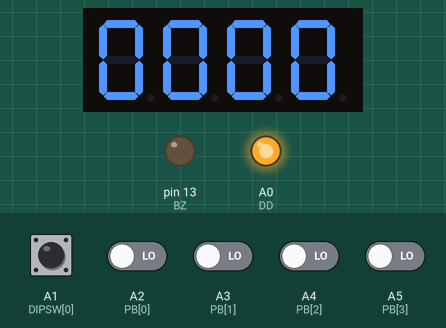
Recording of a sketch running on a simulated Arduino Uno, built with avr-gcc and run on an emulated ATmega328P. Shown: 4-digit seven-segment display, output pins drawn as LEDs (lit = HIGH). Wiring (inferred from the names in the program): 4-digit 7-segment display, segments lit when LOW: segments pin 6, pin 7, pin 8, pin 9, pin 10, pin 11, pin 12; digit selects pin 2, pin 3, pin 4, pin 5. Dashed ring = blinking. The inputs (shaded band) are chosen by the test bench; at power-on: A1 (DIPSW[0]), A2 (PB[0]), A3 (PB[1]), A4 (PB[2]), A5 (PB[3]) LOW. The segment pins are drawn as the display they are named for; pins used as bus, display or sensor lines are not drawn.

Above: at 0.6 s.
At 1.2 s:
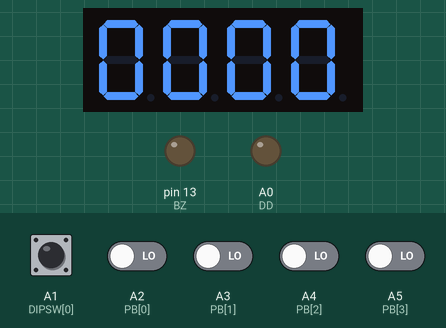
1.3 s: A1 (DIPSW[0]) pulled HIGH for 3.2 s
At 4.9 s:
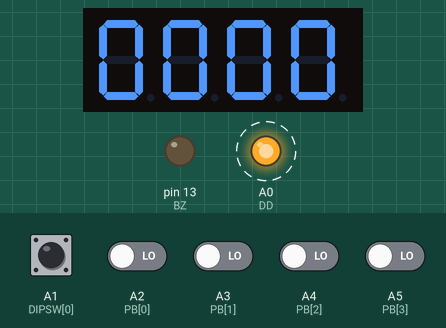
Timing chart, 0 to 12.0 s (numbered marks = the images above; inputs shaded):
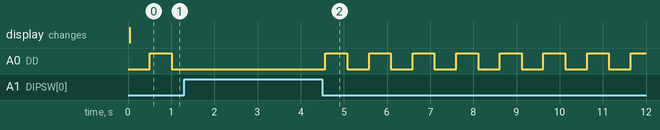

The sketch:

hw02_1.ino
```cpp
/*
Coded by Jheng-Hong Wang (2018)
E-mail : workspace2110@gmail.com
Description:
    題目： 數位時鐘(基本版)
    接腳:
        P11B(1~4)   : 分別接微控板的 2 、3 、4 、5 腳
        P11A(a~g)   : 分別接微控板的 6 、7 、8 、9 、10 、11 、12 腳
        P14         : 接微控板的 13 腳
        DD          : 接微控板的 A0 腳
        P5-1        : 接微控板的 A1 腳
        P6-5~P6-8   : 分別接微控板的 A2 、A3 、A4 、A5 腳
        P6-1        : 接GND(低態動作)
    功能:
        (1)具有調整時、分的功能
        (2)每隔5分鐘從蜂鳴器發出聲音
        (3)每小時發出一段簡短音樂報時
*/

// Include library(s):
#include "Clock.h" //My library : 處理時鐘運作作業(詳情請看header檔)
//--------------------------------------------

// Declare variables:

// Output pins:
const int scan[] = {2, 3, 4, 5};                // 宣告掃描信號接腳
const int SEG[] = {6, 7, 8, 9, 10, 11, 12};     // 宣告顯示信號接腳(g~a)
const int BZ = 13;                              // 宣告蜂鳴器接腳
const int DD = A0;                              // 宣告閃秒LED接腳(":")
// ===========================================

// Input pins
const int DIPSW[] = {A1};                       // 宣告指撥開關接腳
const int PB[] = {A2, A3, A4, A5};              // 宣告按鍵接腳
// ===========================================

// Data:
Clock* clock;   // 宣告時鐘物件
// ===========================================

//--------------------------------------------


// Initializing system
void setup(){
    clock = new Clock(SEG, scan, PB, 4, DIPSW, 1, BZ, DD);  //Instance clock
}
//--------------------------------------------

// Main function
void loop(){
    clock->runWork();// run clock
}
//--------------------------------------------
```

Clock.cpp
```cpp
#include "Clock.h"
using namespace std;

// Constructor: input(SEG pins(a~g), scanner pins, PB pins, DIPSW pins, and buzzer pin)
Clock::Clock(const int* SEG, const int* scan, const int* PB, int PB_length, const int* DIPSW, int DIPSW_length, const int buzzer, const int DD){
    FDSS = new FourDigitSevenSegment(SEG, scan);    //Instance FDSS

    this->PB = new int[ PB_length ];        // Instance PB array
    this->DIPSW = new int[ DIPSW_length ];  // Instance DIPSW array

    // Setting pins:
    set_PB_pins(PB, PB_length );
    set_DIPSW_pins(DIPSW, DIPSW_length );
    set_Buzzer_pin(buzzer);
    set_DD_pin(DD);
    // ===========================================
}
//--------------------------------------------

// Deconstructor
Clock::~Clock(){

}
//--------------------------------------------

// Setting DIP switch pins
void Clock::set_DIPSW_pins(const int* pins, int length){
    for(int i=0; i<length; ++i){
        DIPSW[i] = pins[i];
    }

    setupDIPSW();
}
//--------------------------------------------

// Setting PB pins
void Clock::set_PB_pins(const int* pins, int length){
    for(int i=0; i<length; ++i){
        PB[i] = pins[i];
    }

    setupPB();
}
//--------------------------------------------

// Setting Buzzer pins
void Clock::set_Buzzer_pin(const int pin){
    BZ = pin;

    setupBuzzer();
}
//--------------------------------------------

// Setting DD pins
void Clock::set_DD_pin(const int pin){
    DD = pin;

    setupDD();
}
//--------------------------------------------

// 調整模式
void Clock::adjustment(){
    while(phase0){
        seconds = 0;     // 秒數歸零
        digitalWrite(DD, false); // 閃秒固定亮著

        // 時遞增調整(按鍵為低態動作)
        if(!digitalRead(PB[0])){    // 若PB[0]被按下(時遞增)
            add_hour(disp);
        }

        // 時遞減調整(按鍵為低態動作)
        if(!digitalRead(PB[1])){    // 若PB[1]被按下(時遞減)
            subtract_hour(disp);
        }

        // 分遞增調整(按鍵為低態動作)
        if(!digitalRead(PB[2])){    // 若PB[2]被按下(分遞增)
            add_minute(disp);
        }

        // 分遞減調整(按鍵為低態動作)
        if(!digitalRead(PB[3])){    // 若PB[3]被按下(分遞減)
            subtract_minute(disp);
        }

        FDSS->scanner(25, disp);    // 連續掃描25週(100ms，每秒約10次)

        DIP_swtich();   // 讀取指撥開關
    }
}
//--------------------------------------------

// 計時模式
void Clock::timing(){
    while(!phase0){
        FDSS->scanner(2, disp); // 連續掃描2週(8ms)
        x1 = millis();          // 查詢時間
        x2=x1-x0;               // 計算時間差

        if(x2>=500){    // 0.5秒時間差
            x0=x1;      // 記錄時間

            // 切換閃秒:
            sec=!sec;
            digitalWrite(DD, sec);
            // - - - - - - - - - - - - - - - - - - - - - -

            // 處理時間
            if(sec){
                if(++seconds>=60){      // 秒數加1
                    seconds-=60;        // 若秒數滿60則歸零
                    if(disp[0]==9){     // 若分之個位數滿9
                        disp[0]=0;      // 則分之個位數歸零

                        if(disp[1]==5){ // 若分之十位數滿5
                            disp[1]=0;  // 則分之十位數歸零

                            add_hour(disp);     // Add one hour

                            digitalWrite(DD, 1);    // 閃秒固定暗著
                            FDSS->closeAll();       // 連續掃描2週(8ms)

                            seconds+=music.LittleStar(BZ);  // Play Music: Little Star and fix delay time
                        }else{
                            ++disp[1];  //否則分之十位數加1
                        }

                    }else{
                        ++disp[0];      //否則分之個位數加1
                    }

                    if(disp[0]==0 || disp[0]==5){   // 如果分能被五整除
                        seconds += beep(BZ, 2);     // 叫兩聲且修正時間
                    }

                }
            }

        }

        DIP_swtich();   // 讀取指撥開關
    }
}
//--------------------------------------------

// 讀取指撥開關
void Clock::DIP_swtich(){
    if(digitalRead(DIPSW[0])){ // 讀取指撥開關true：調整模式
        phase0 = true;
    }else{                  // false：計時模式
        phase0 = false;
    }
}
//--------------------------------------------

// Run
void Clock::runWork(){
    DIP_swtich();   // 讀取指撥開關
    adjustment();   // 調整模式
    timing();       // 計時模式
}
// - - - - - - - - - - - - - - - - - - - - - -

// Add one hour
void Clock::add_hour(int* m_time/*m_time: time array*/){
    if(m_time[3]==2 && m_time[2]==3){   // 若已23時
        m_time[3]=0;                    // 時之十位數歸零
        m_time[2]=0;                    // 時之個位數歸零
    }else if(m_time[2]==9){             // 若時之個位數等於9
        m_time[2]=0;                    // 時之個位數歸零
        ++m_time[3];                    // 時之十位數遞增(進位)
    }else{
        ++m_time[2];                    // 否則時之個位數遞增
    }
}
//--------------------------------------------

// Subtract one hour
void Clock::subtract_hour(int* m_time/*m_time: time array*/){
    if(m_time[3]==0 && m_time[2]==0){   // 若已00時
        m_time[3]=2;                    // 時之十位數調整為2
        m_time[2]=3;                    // 時之個位數調整為3
    }else if(m_time[2]==0){             // 若時之個位數等於0
        m_time[2]=9;                    // 時之個位調整為9
        --m_time[3];                    // 時之十位數遞減(借位)
    }else{
        --m_time[2];                    // 否則時之個位數遞減
    }
}
//--------------------------------------------

// Add one minute
void Clock::add_minute(int* m_time/*m_time: time array*/){
    if(m_time[1]==5 && m_time[0]==9){   // 若已59分
        m_time[1]=0;                    // 分之十位數歸零
        m_time[0]=0;                    // 分之個位數歸零
    }else if(m_time[0]==9){             // 若分之個位數等於9
        m_time[0]=0;                    // 分之個位數歸零
        ++m_time[1];                    // 分之十位數遞增(進位)
    }else{
        ++m_time[0];                    // 否則分之個位數遞增
    }
}
//--------------------------------------------

// Subtract one minute
void Clock::subtract_minute(int* m_time/*m_time: time array*/){
    if(m_time[1]==0 && m_time[0]==0){   // 若已00分
        m_time[1]=5;                    // 分之十位數調整為5
        m_time[0]=9;                    // 分之個位數調整為9
    }else if(m_time[0]==0){             // 若分之個位數等於0
        m_time[0]=9;                    // 分之個位調整為9
        --m_time[1];                    // 分之十位數遞減(借位)
    }else{
        --m_time[0];                    // 否則分之個位數遞減
    }
}
//--------------------------------------------

// beep beep counts times
double Clock::beep(int pin, int counts){
    double delayTime = 0;
    for(int i=0; i<counts; ++i){    // 執行counts次
        tone(pin, 1000, 100);       // 發聲(1kHz,0.1秒)
        delay(100);                 // 靜音(0.1秒)
        delayTime += 0.2;
    }

    return delayTime;
}
//--------------------------------------------

// Setup all PB
void Clock::setupPB(){
    for(int i=0; i<(sizeof(PB)/sizeof(PB[0])); ++i){
        pinMode(PB[i], INPUT);
    }
}
//--------------------------------------------

// Setup all dip switch
void Clock::setupDIPSW(){
    for(int i=0; i<(sizeof(DIPSW)/DIPSW[0]); ++i){
        pinMode(DIPSW[i], INPUT);
    }
}
//--------------------------------------------

// Setup buzzer
void Clock::setupBuzzer(){
    pinMode(BZ, OUTPUT);
}
//--------------------------------------------

// Setup DD
void Clock::setupDD(){
    pinMode(DD, OUTPUT);
}
//--------------------------------------------
```

Clock.h
```cpp
/*
Coded by Jheng-Hong Wang (2018)
E-mail : workspace2110@gmail.com
Description:
    處理時鐘的運行及邏輯
*/
#ifndef CLOCK_H
#define CLOCK_H

// include librarys:
#include "Arduino.h"                // Ardruino base library
#include "FourDigitSevenSegment.h"  // My Library : 處理四段七節顯示器的部分作業(詳情請看header檔)
#include "MyMusic.h"                // My Library : 處理音樂的部分作業(詳情請看header檔)
//--------------------------------------------
using namespace std;

class Clock{
public:
    // Constructor: input(SEG pins(a~g), scanner pins, PB pins, DIPSW pins, and buzzer pin)
    Clock(const int* SEG, const int* scan, const int* PB, int PB_length, const int* DIPSW, int DIPSW_length, const int buzzer, const int DD);
    // ===========================================

    // Deconstructor
    ~Clock();
    // ===========================================

    // Functions:

    // Setting Functions:

    // Setting DIP switch pins
    void set_DIPSW_pins(const int* pins, int length);

    // Setting PB pins
    void set_PB_pins(const int* pins, int length);

    // Setting Buzzer pins
    void set_Buzzer_pin(const int pin);

    // Setting DD pins
    void set_DD_pin(const int pin);
    // - - - - - - - - - - - - - - - - - - - - - -

    // Clock work Functions:

    // 調整模式
    void adjustment();

    // 計時模式
    void timing();
    // - - - - - - - - - - - - - - - - - - - - - -

    // The others functions:

    // beep beep counts times
    double beep(int pin, int counts);

    // 讀取指撥開關
    void DIP_swtich();
    // - - - - - - - - - - - - - - - - - - - - - -

    // Run
    void runWork();
    // - - - - - - - - - - - - - - - - - - - - - -

    // ===========================================
private:
    // Functions:

    // Time work Functions:

    // Add one hour
    void add_hour(int* m_time/*m_time: time array*/);

    // Subtract one hour
    void subtract_hour(int* m_time/*m_time: time array*/);

    // Add one minute
    void add_minute(int* m_time/*m_time: time array*/);

    // Subtract one minute
    void subtract_minute(int* m_time/*m_time: time array*/);
    // - - - - - - - - - - - - - - - - - - - - - -

    // Setup functions:

    // Setup all PB
    void setupPB();

    // Setup all dip switch
    void setupDIPSW();

    // Setup buzzer
    void setupBuzzer();

    // Setup DD
    void setupDD();
    // - - - - - - - - - - - - - - - - - - - - - -

    // ===========================================

    // Pins:
    int BZ;     // 宣告蜂鳴器接腳
    int DD;     // 閃秒LED接腳(":")
    int* PB;    // 按鍵接腳
    int* DIPSW; // 指撥開關接腳
    // ===========================================

    // Data:
    FourDigitSevenSegment* FDSS;    // 四段七節顯示器處理物件
    MyMusic music;                  // 音樂處理物件
    int disp[4] = {0, 0, 0, 0};     // 顯示緩衝區陣列(buffer)
    unsigned long long x0,x1,x2;    // 時間變數
    boolean phase0 = true;          // 工作旗標(flag)：phase0=false計時模式(ON), phase0=true調整模式(OFF)
    double seconds=0;               // 秒變數
    bool sec = false;               // 閃秒LED旗標(flag)
    // ===========================================
protected:
};
#endif // !CLOCK_H
```

FourDigitSevenSegment.cpp
```cpp
#include"FourDigitSevenSegment.h"
using namespace std;

// Constructor: default
FourDigitSevenSegment::FourDigitSevenSegment(/* args */)
{
    SEG = new int[SEG_size];    // Instance SEG array
    scan = new int[scan_szie];  // Instance scan array

    // Make default scanner pins
    for(int i=0; i<get_scan_size(); ++i){
        scan[i] = i+2;
    }

    // Make default Individual Segments Illuminated pins
    for(int i=0; i<get_SEG_size(); ++i){
        SEG[i] = i+6;
    }

    // Setup pins:
    setupScan();
    setupSEG();
    // ===========================================
}
//--------------------------------------------

// Constructor: input(SEG pins(a~g) and scanner pins)
FourDigitSevenSegment::FourDigitSevenSegment(const int* SEG_pins, const int* scan_pins)
{
    SEG = new int[SEG_size];    // Instance SEG array
    scan = new int[scan_szie];  // Instance scan array

    // Setting pins:
    set_SEG_pins(SEG_pins);
    set_scan_pins(scan_pins);
    // ===========================================
}
//--------------------------------------------

// Constructor: input(SEG pins(a~g and dp) and scanner pins)
FourDigitSevenSegment::FourDigitSevenSegment(const int* SEG_pins, const int* scan_pins, int dp)
{
    SEG = new int[SEG_size];    // Instance SEG array
    scan = new int[scan_szie];  // Instance scan array

    // Setting pins:
    set_SEG_pins(SEG_pins);
    set_scan_pins(scan_pins);
    set_dp_pin(dp);
    // ===========================================
}
//--------------------------------------------

// Deconstructor
FourDigitSevenSegment::~FourDigitSevenSegment()
{
}
//--------------------------------------------

// Setting Individual Segments Illuminated pins(a~g)
void FourDigitSevenSegment::set_SEG_pins(const int* pins/*pins: SEG pins array(g~a)*/){
    for(int i=0; i<get_SEG_size(); ++i){
        SEG[i] = pins[i];
    }

    setupSEG();
}
//--------------------------------------------

// Setting Individual Segments Illuminated pins(a~g, and dp)
void FourDigitSevenSegment::set_SEG_pins(int g, int f, int e, int d, int c, int b, int a, int dp){
    SEG[0] = g;
    SEG[1] = f;
    SEG[2] = e;
    SEG[3] = d;
    SEG[4] = c;
    SEG[5] = b;
    SEG[6] = a;
    setupSEG();

    set_dp_pin(dp);
}
//--------------------------------------------

// Setting Scanner pins
void FourDigitSevenSegment::set_scan_pins(const int* pins/*scan_pins: scanner pins array*/){
    for(int i=0; i<get_scan_size(); ++i){
        scan[i] = pins[i];
    }

    setupScan();
}
//--------------------------------------------

// Setting Scanner pins
void FourDigitSevenSegment::set_scan_pins(int pin0, int pin1, int pin2, int pin3){
    scan[0] = pin0;
    scan[1] = pin1;
    scan[2] = pin2;
    scan[3] = pin3;

    setupScan();
}
//--------------------------------------------

// Setting Individual Segments Illuminated pins(dp)
void FourDigitSevenSegment::set_dp_pin(int dp/*dp: SEG pins array(dp)*/){
    this->dp = dp;
    setupDp();
}
//--------------------------------------------

// Getting length of SEG
int FourDigitSevenSegment::get_SEG_size(){
    return SEG_size;
}
//--------------------------------------------

// Getting length of scan
int FourDigitSevenSegment::get_scan_size(){
    return scan_szie;
}
//--------------------------------------------

// Scan x times and display numbers
void FourDigitSevenSegment::scanner(int x/*x: Scanning x times*/, int* disp/*disp: display numbers array*/){
    for(int i=0; i<x; ++i){             // Do x times
        for(int j=0; j<get_scan_size(); ++j){
            if(disp[j]>9 || disp[j]<0){ // Prevent Error
                return;
            }

            closeAll();                 // Close all LED(Prevent afterimage)

            setNumber(disp[j]);         // Display numbers

            digitalWrite(scan[j], 0);   //Output Scanning signal
            delay(1);                   //delay 1ms
        }
    }
}
//--------------------------------------------

// Close all LED
void FourDigitSevenSegment::closeAll(){
    for(int k=0; k<get_scan_size(); ++k){
        digitalWrite(scan[k], 1);   // Close kth LED (低態動作)
    }
}
//--------------------------------------------

// Display numbers
void FourDigitSevenSegment::setNumber(int number){
    if(number>9 || number<0){   // Prevent Error
        return;
    }

    int DISP = SEG_code[number];    // Getting SEG code of number

    for(int k=0; k<get_SEG_size(); ++k){
        if(bitRead(DISP, k)){
            digitalWrite(SEG[k], 1);    // Close LED(a,b,c,...,g) which SEG code is HIGH(低態動作)
        }else{
            digitalWrite(SEG[k], 0);    // Open LED(a,b,c,...,g) which SEG code is LOW(低態動作)
        }
    }
}
//--------------------------------------------

// setup Individual Segments Illuminated pins(a~g)
void FourDigitSevenSegment::setupSEG(){
    for(int i=0; i<get_SEG_size(); ++i){
        pinMode(SEG[i], OUTPUT);
    }
}
//--------------------------------------------

// setup scanner pins
void FourDigitSevenSegment::setupScan(){
    for(int i=0; i<get_scan_size(); ++i){
        pinMode(scan[i], OUTPUT);
    }
}
//--------------------------------------------

// setup Individual Segments Illuminated pins(dp)
void FourDigitSevenSegment::setupDp(){
    pinMode(dp, OUTPUT);
}
//--------------------------------------------
```

Source omitted: FourDigitSevenSegment.h (2867 bytes), MyMusic.cpp (3425 bytes), MyMusic.h (3753 bytes)
